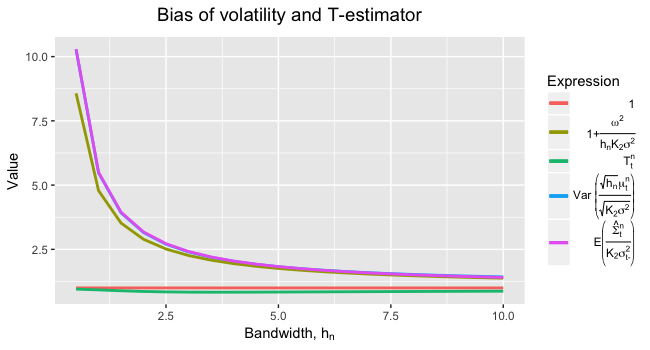

Generate this figure with R:
library(ggplot2)
library(latex2exp)
setwd(Sys.getenv("masters-thesis"))
source("Simulation/Heston.R")
source("Simulation/BlackScholes.R")
source("Simulation/Bursts.R")
source("Simulation/Jumps.R")
source("Estimation/pre-average.R")
source("Estimation/estimates.R")
source("Estimation/estimates_reloaded.R")

set.seed(100)

#################### PARAMETERS THAT DON'T CHANGE ####################
omega2 <- 2.64*10^(-10)*25
omega <- sqrt(omega2)
K2 <- 0.5 #K2
n <- 23400 /7
mat <- 6.5/(24*7*52) /7
dt <- mat/n
Npaths <- 1000
sigma2 <- 0.0457/25
sigma <- sqrt(sigma2)
(noise_ratio <- omega/(sqrt(dt)*sigma)) #close to 1/2

#Because of lack of memory, it is done in loops
n_loops <- ceiling(Npaths/100)

#Initialize lists to contain final values
hd_list <- seq(1,20,by = 1)/ (2*60*24*7*52) #From 30sec to 10min?
var_mu_bias_temp <- matrix(nrow = n_loops,ncol = length(hd_list))
sig_temp1 <- matrix(nrow = n_loops,ncol = length(hd_list))
var_T_bias_temp <- matrix(nrow = n_loops,ncol = length(hd_list))

for (memory in 1:n_loops) {
  #memory <- 1
  temp_paths <- Npaths / n_loops
  BS <- sim.BlackScholes(mean = 0, sd = sigma, omega = omega, Nsteps = n, Npath = temp_paths)
  
  #### Calculate dY ####
  BS$Y <- t(diff(t(as.matrix(BS$Y))))

  #################### LOOP OVER BANDWIDTH ####################
  for (hd in 1:length(hd_list)) {
    print(paste0("memory = ",memory, ", hd = ",hd,sep = ""))
    #hd <- 1

    ### Lag selection ###
    #With Cristensen et. al. code
    #lag <- laglength(dY[1,],hd_list[hd]/dt) #The second is from the fact that: sum(K) -> h_n/dt * int(0,1,K(x))
    #print(paste("lag = ",lag,sep = ""))
    
    #With eq. (3) in Barndorff-Nielsen (2009)
    #c_star <- 3.5134
    #xi <- sqrt(omega^2/sqrt(mat^2*sigma^4)) #If mat increases.
    #lag <- c_star*xi^(4/5)*(n)^(3/5)
    
    #With my heurestic guess from my proof
    #lag <- c_star*xi^(4/5)*(hd_list[hd]/dt)^(1.1))  #It actually seems to work quide well

    #With constant lag
    lag <- 100
    
    ### Calculate sigma, mu and t ###
    desired_index <- n-1 #Takes last index, so K uses as many points as possible
    
    #With matrices
    sig_hat1 <- 1/(K2*sigma^2) * est.sigma.mat(BS, hv = hd_list[hd], t.index = desired_index, lag = lag)$sig
    
    mu_hat <- sqrt(hd_list[hd])/sqrt(K2*sigma^2)*est.mu.mat(data = BS, hd = hd_list[hd], t.index = desired_index)$mu
    T_hat <- mu_hat/sqrt(sig_hat1)
    
    ### Save results in matrices
    var_mu_bias_temp[memory,hd] <- mean(mu_hat^2) #We know true mean is zero so uses squared mean instead of var
    sig_temp1[memory,hd] <- mean(sig_hat1)

    var_T_bias_temp[memory,hd] <- var(na.omit(T_hat)) #Mean is not zero, so uses 'var'.
  }
}

#################### TAKE MEAN OVER LOOPS  ####################
var_mu_bias <- numeric(length = length(hd_list))
sig_bias1 <- var_mu_bias
var_T_bias <- var_mu_bias

for (hd in 1:length(hd_list)) {
  var_mu_bias[hd] <- mean(var_mu_bias_temp[,hd])
  sig_bias1[hd] <- mean(sig_temp1[,hd])
  
  var_T_bias[hd] <- mean(var_T_bias_temp[,hd])
}

noise <- 1/hd_list * omega^2 / (K2*sigma^2) + 1

#################### PLOT ####################
hd_minutes <- hd_list*(60*24*7*52)
plot_data_frame <- data.frame(hd = hd_minutes, 
                              target = (1:length(hd_minutes)*0)+1, 
                              mu_bias = var_mu_bias, 
                              sigma_bias1 = sig_bias1, 
                              T_bias = var_T_bias, 
                              last_noise_bias = noise)
#load("Figures2/Saved_data_for_plots/10_bias_of_all2.Rda")

ggplot() +
  geom_line(data=plot_data_frame, aes(x=hd, y=mu_bias, col = "mu_bias"), size = 1) +
  geom_line(data=plot_data_frame, aes(x=hd, y=last_noise_bias, col = "Last_noise_bias"), size = 1) +
  geom_line(data=plot_data_frame, aes(x=hd, y=target, col = "1"), size = 1) +
  geom_line(data=plot_data_frame, aes(x=hd, y=sigma_bias1, col = "sigma_bias"), size = 1) +
  geom_line(data=plot_data_frame, aes(x=hd, y=T_bias, col = "T_bias"), size = 1) +
  xlab(TeX("Bandwidth, $h_n$")) + ylab("Value") +
  ggtitle(TeX('Bias of volatility and $T$-estimator')) +
  theme(plot.title = element_text(hjust = 0.5, size = 14)) +
  scale_color_discrete(name = "Expression",
                       labels = unname(TeX(
                         c("1","$1+\\frac{\\omega^2}{h_n K_2 \\sigma^2$","$T_t^n$",
                           'Var $\\left( \\frac{\\sqrt{h_n} \\mu_t^n}{\\sqrt{K_2 \\sigma^2}} \\right)$',
                           "$E \\left( \\frac{\\hat{\\Sigma}_t^n}{K_2 \\sigma_{t-}^2} \\right)$"))))
#Save dataframe for later
#save(plot_data_frame, file="Figures2/Saved_data_for_plots/10_bias_of_all2.Rda")
